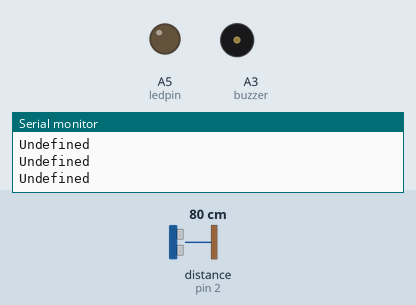
Simulated run of this sketch. Board: Arduino Uno, built with avr-gcc and run on an emulated ATmega328P. Parts: output pins drawn as LEDs (lit = HIGH), buzzer (waves = sounding), the last lines printed to the serial monitor. Wiring (inferred from the names in the program): ultrasonic range finder: trigger pin 3; echo pin 2. The test bench sets the inputs (shaded band); at power-on: distance to the obstacle (sensor on pin 2) 80 cm. The echo pulse lasts 58.3 µs per cm; pins used as bus, display or sensor lines are not drawn.

Above: at 1.2 s.
1.3 s: distance to the obstacle (sensor on pin 2) set to 72 cm
4.3 s: distance to the obstacle (sensor on pin 2) set to 64 cm
At 4.5 s:
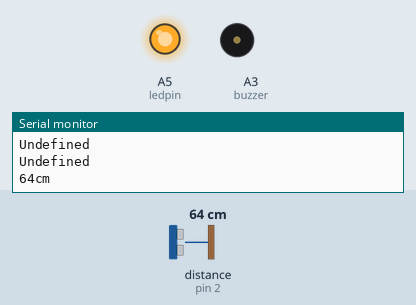
7.3 s: distance to the obstacle (sensor on pin 2) set to 120 cm
At 8.5 s:
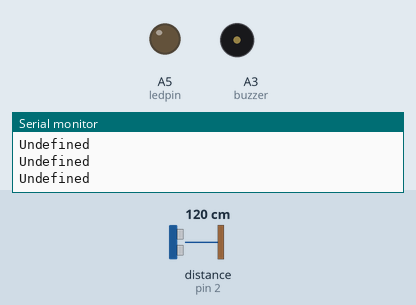
8.8 s: distance to the obstacle (sensor on pin 2) set to 2 cm
At 8.99 s:
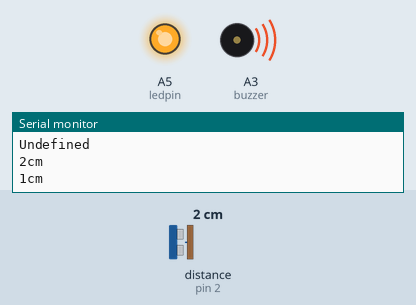
Timing chart, 0 to 12.8 s (numbered marks = the images above; inputs shaded):
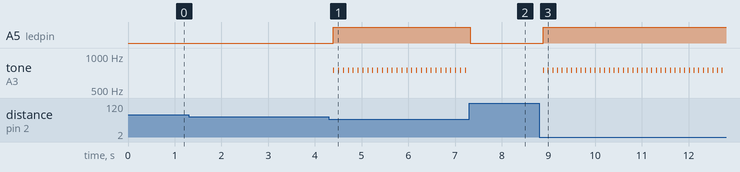

Measured:
- the behaviour switches between 69 and 68 cm on distance to the obstacle (sensor on pin 2) (found by bisection; images 0 and 1)
- after the input at 4.3 s, A5 (ledpin): LOW → HIGH after 0.10 s; tone on A3 (buzzer): alternates 750 Hz for 0.02 s and silent for 0.09 s, starting after 0.10 s
- after the input at 7.3 s, A5 (ledpin): HIGH → LOW at once; tone on A3 (buzzer): stops changing and stays silent
- after the input at 8.8 s, A5 (ledpin): LOW → HIGH after 0.09 s; tone on A3 (buzzer): alternates 750 Hz for 0.02 s and silent for 0.09 s, starting after 0.09 s

The sketch:

ultrasonic_3.ino
```cpp
#define ledpin A5
#define trigger 3
#define echo 2
#define buzzer A3
long distance, duration;

void setup() {
  // put your setup code here, to run once:
pinMode(ledpin,OUTPUT);
pinMode(trigger, OUTPUT);
pinMode(echo, INPUT);
pinMode(buzzer,OUTPUT);
Serial.begin(9600);
digitalWrite(trigger,LOW);
}

void loop() {
  // put your main code here, to run repeatedly:
digitalWrite(trigger,LOW);
delayMicroseconds(2);

digitalWrite(trigger,HIGH);
delayMicroseconds(10);
digitalWrite(trigger,LOW);

duration = pulseIn(echo,HIGH, 4400);
distance = (duration/58.138);

if (distance > 0){
  digitalWrite(ledpin, HIGH);
  Serial.print(distance);
  Serial.print("cm\n");
  tone(buzzer,750,15);
}
else{
  noTone(buzzer);
  digitalWrite(ledpin,LOW);
  Serial.print("Undefined\n");
}
delay(100);
}
```
